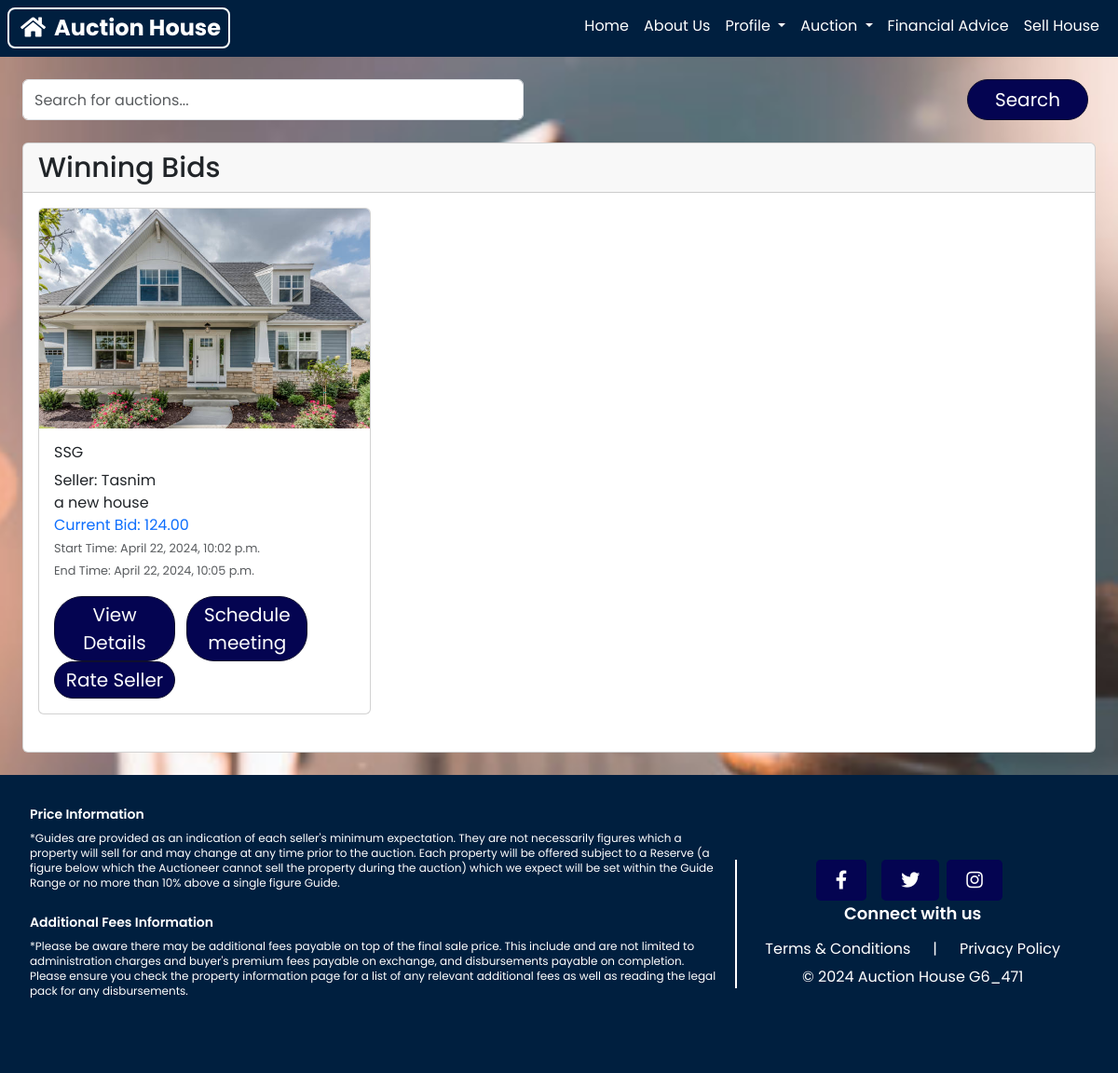
Page /winner_me/ (signed in) on the earlier database version.
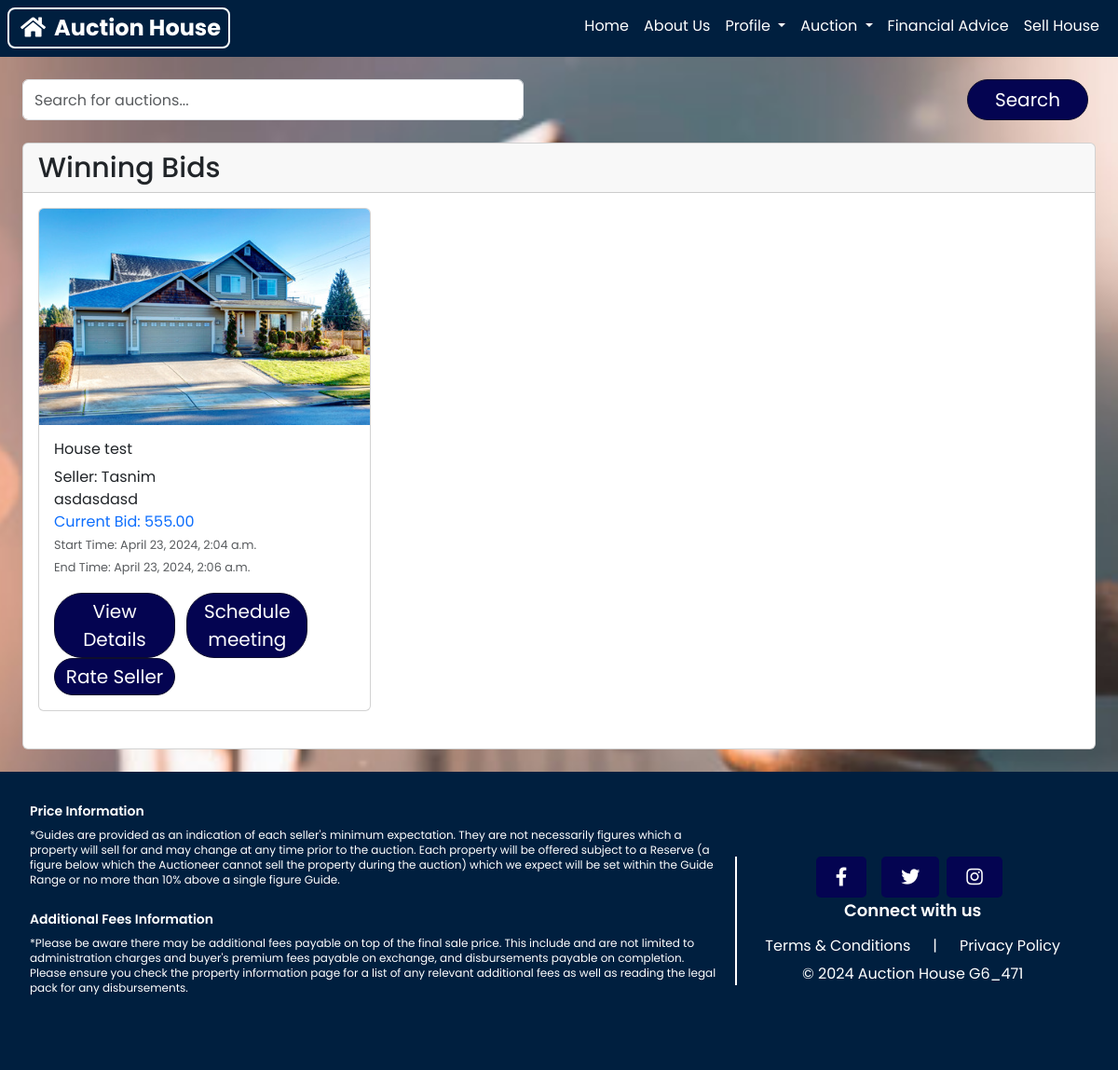
Same page on the later database version.
### website/models.py (models this page shows, shortened)
class AuctionItem(models.Model):
    title = models.CharField(max_length=255)
    description = models.TextField()
    address = models.CharField(max_length=255)
    start_price = models.DecimalField(max_digits=10, decimal_places=2)
    current_bid = models.DecimalField(max_digits=10, decimal_places=2, default=0.00)
    current_bid_by = models.ForeignKey(User, on_delete=models.CASCADE,null=True, blank=True, related_name='bids_made')
    created_by = models.ForeignKey(User, on_delete=models.CASCADE, related_name='auction_items_created')
    start_time = models.DateTimeField(blank=True, null=True)
    end_time = models.DateTimeField(blank=True, null=True)
    image = models.ImageField(upload_to='auction_item_images/', blank=True, null=True)
    winner = models.ForeignKey(User, on_delete=models.SET_NULL, blank=True, null=True, related_name='won_auctions')
    house_size = models.IntegerField(null=True, blank=True)
    floor_count = models.IntegerField(null=True, blank=True)
    house_type = models.CharField(max_length=15, choices=h_type, null=True, blank=True)
    APPROVAL_CHOICES = [
        ('pending', 'Pending'),
        ('approved', 'Approved'),
        ('rejected', 'Rejected'),
    ]
    approval_status = models.CharField(max_length=10, choices=APPROVAL_CHOICES, default='pending')

### website/views.py (the view)
# urls.py: path('winner_me/', views.winner_me, name='winner_me'),
def winner_me(request):
    current_time = timezone.now()
    past_auctions = AuctionItem.objects.filter(start_time__lt=current_time,end_time__lt=current_time,current_bid_by=request.user)
    return render(request, 'winner_me.html', {
        'past_auctions': past_auctions,
    })

### website/templates/winner_me.html
{% extends 'base.html' %}
{% block content %}
<div class="container mt-4">
    <div class="search-container text-center mb-4">
        <form action="{% url 'website:search_upcoming_auctions' %}" method="GET" class="form-inline">
            <input type="text" class="form-control" placeholder="Search for auctions..." name="query" required>
            <button type="submit" class="btn btn-primary">Search</button>
        </form>
    </div>
    <div class="card-deck">
        <div class="card">
            <div class="card-header">
                <h2>Winning Bids</h2>
            </div>
            <div class="card-body">
                <div class="row">
                    {% for auction in past_auctions %}
                    <div class="col-md-4 mb-4">
                        <div class="card">
                            {% if auction.image %}
                            <img src="{{ auction.image.url }}" alt="{{ auction.title }} Image" class="card-img-top">
                            {% endif %}
                            <div class="card-body">
                                <h3 class="card-title">{{ auction.title }}</h3>
                                <h10 class="card-text text-dark">Seller: {{ auction.created_by.username }}</h10><br>
                                <p class="card-text text-dark mb-0">{{ auction.description|truncatewords:15 }}</p>
                                <p class="card-text font-weight-bold text-primary mb-0">
                                    Current Bid: {{ auction.current_bid }}<br>
                                </p>
                                <p class="card-text mb-3">
                                    <small class="text-muted">
                                        Start Time: <span class="start-time">{{ auction.start_time }}</span><br>
                                        End Time: {{ auction.end_time }}
                                    </small>
                                </p>
                                <a href="{% url 'website:auction_detail' auction.id %}" class="btn btn-sm btn-primary">View Details</a>
                                <a href="{% url 'website:meeting' auction.id %}" class="btn btn-sm btn-primary">Schedule meeting</a>
                                <a href="{% url 'website:seller_rating' auction.id %}" class="btn btn-sm btn-primary">Rate Seller</a>
                            </div>
                        </div>
                    </div>
                    {% endfor %}
                </div>
            </div>
        </div>
    </div>
</div>
{% endblock %}

### templates/base.html (shortened to what this page needs)
<!DOCTYPE html>
<html lang="en">
<head>
  <link href="https://cdn.jsdelivr.net/npm/bootstrap@5.3.2/dist/css/bootstrap.min.css" rel="stylesheet"
>
  <link
      href="https://cdn.jsdelivr.net/npm/tailwindcss@2.2.19/dist/tailwind.min.css"
      rel="stylesheet"
    />
  <link
      href="https://cdnjs.cloudflare.com/ajax/libs/font-awesome/5.15.4/css/all.min.css"
      rel="stylesheet"
    />
  <link rel="stylesheet" href="https://cdnjs.cloudflare.com/ajax/libs/animate.css/4.1.1/animate.min.css">
  {% load static %}
  <link rel="stylesheet" href="{% static 'base.css' %}">
</head>
<body class="flex flex-col min-h-screen">
  <nav class="navbar navbar-expand-lg relative">
    <div class="flex justify-between  w-full ">
      <div class="flex-shrink-0 flex items-center absolute top-2 left-2">
        <a
          href="/"
          class="rounded-lg border-2 border-b-4 border-r-4 border-white px-2 py-1 text-2xl text-white font-bold hover:text-indigo-600"
        >
          <i class="fas fa-home mx-1"></i> Auction House
        </a>
      </div>
      <div class="container mx-auto ">
        <div class="collapse navbar-collapse" id="navbarNavDropdown">
        <ul class="navbar-nav ms-auto">
              <li class="nav-item">
                  <a class="nav-link" aria-current="page" href="{% url 'userProfile:home' %}">Home</a>
              </li>
              <li class="nav-item">
                  <a class="nav-link" href="{% url 'userProfile:aboutUs' %}">About Us</a>
              </li>
              {% if user.is_authenticated %}
                    <li class="nav-item dropdown">
                      <a class="nav-link dropdown-toggle" href="#" id="profileDropdown" role="button" data-bs-toggle="dropdown"
                          aria-haspopup="true" aria-expanded="false">
                          Profile
                      </a>
                  </li>
                  <li class="nav-item dropdown">
                      <a class="nav-link dropdown-toggle" href="#" id="auctionDropdown" role="button" data-bs-toggle="dropdown"
                          aria-haspopup="true" aria-expanded="false">
                          Auction
                      </a>
                  </li>
              <li class="nav-item">
                  <a class="nav-link" href="{% url 'website:advisors' %}">Financial Advice</a>
              </li>
              <li class="nav-item">
                  <a class="nav-link" href="{% url 'website:create_auction' %}">Sell House</a>
              </li>
              {% endif %}
          </ul>
        </div>
      </div>
    </div>
  </nav>
  <div class="flex-1 container">
    {% block content %}{% endblock %}
  </div>
  <footer style="background-color: #001f3f;" class="text-white mt-4">
      <div class="mx-auto py-8 px-8 flex flex-wrap justify-between items-start">
        <div class="w-full lg:w-2/3 pr-4 mb-4 lg:mb-0">
          <div class="mb-4">
            <h3 class="text-sm font-semibold mb-2">Price Information</h3>
            <p class="text-xs text-left mb-2">
              *Guides are provided as an indication of each seller's minimum
              expectation. They are not necessarily figures which a property
              will sell for and may change at any time prior to the auction.
              Each property will be offered subject to a Reserve (a figure below
              which the Auctioneer cannot sell the property during the auction)
              which we expect will be set within the Guide Range or no more than
              10% above a single figure Guide.
            </p>
          </div>
          <div class="mb-4">
            <h3 class="text-sm font-semibold mb-2">
              Additional Fees Information
            </h3>
            <p class="text-xs text-left mb-2">
              *Please be aware there may be additional fees payable on top of
              the final sale price. This include and are not limited to
              administration charges and buyer's premium fees payable on
              exchange, and disbursements payable on completion. Please ensure
              you check the property information page for a list of any relevant
              additional fees as well as reading the legal pack for any
              disbursements.
            </p>
          </div>
        </div>
        <div
          class="w-full my-auto lg:w-1/3 flex flex-col justify-center items-center border-white lg:border-l-2"
        >
          <div class="mb-1 flex flex-col justify-center items-center">
            <div class="flex justify-center lg:justify-end">
              <a
                title="FB"
                href="#"
                target="_blank"
                rel="noopener noreferrer"
                class="btn btn-outline-white mr-2"
              >
                <i class="fab fa-facebook-f mx-2"></i>
              </a>
              <a
                title="Twit"
                href="#"
                target="_blank"
                rel="noopener noreferrer"
                class="btn btn-outline-white mx-2"
              >
                <i class="fab fa-twitter mx-2"></i>
              </a>
              <a
                title="Insta"
                href="#"
                target="_blank"
                rel="noopener noreferrer"
                class="btn btn-outline-white mr-2"
              >
                <i class="fab fa-instagram mx-2"></i>
              </a>
            </div>
            <h3 class="text-lg font-semibold mb-2 text-center lg:text-left">
              Connect with us
            </h3>
          </div>
          <div class="mb-1">
            <div class="flex justify-center lg:justify-end">
              <a
                href="/"
                class="mx-4 text-white hover:text-gray-200 border-b-2 border-transparent hover:border-white"
              >
                Terms & Conditions
              </a>
              <p>|</p>
              <a
                href="/"
                class="mx-4 text-white hover:text-gray-200 border-b-2 border-transparent hover:border-white"
              >
                Privacy Policy
              </a>
            </div>
          </div>
          <div class="text-center lg:text-right">
            <p>&copy; 2024 Auction House G6_471</p>
          </div>
        </div>
      </div>
  </footer>
</body>
</html>

### static/base.css (style rules this page uses)
body { font-family: Arial, sans-serif; background-image: url("bg5.jpg"); background-size: cover; background-position: center; background-repeat: no-repeat; min-height: 250vh; }
* { font-family: "Poppins", sans-serif; box-sizing: border-box; }
.container { max-width: 1200px; margin: 0 auto; }
.navbar { background-color: #001f3f; }
.navbar-brand, .navbar-nav .nav-link { color: #ffffff; }
.container h2 { font-weight: 500; font-display: flex; font-size: 30px; }
.container p { color: white; margin-bottom: 50px; }
.btn { font-size: 20px; color: #fff; background-color: rgb(4, 4, 81); text-decoration: none; border-radius: 5px; transition: all 0.3s ease; }
.btn-primary { width: 130px; border-color: #0f0f2d; border-radius: 30px; margin-right: 8px; }
ul { padding: 0; margin: 0; }
ul li { margin-bottom: 5px; color: white; }
form button { margin-left: calc(50% - 100px); width: 200px; }
.search-container { display: flex; justify-content: center; }
.search-container .form-inline { display: flex; flex-grow: 1; }
.search-container .form-inline .form-control { flex: 1; width: 100%; height: 100%; display: flex; align-items: center; position: relative; }

Differences in the rows shown:
no longer on this page (row edited): AuctionItem: image (picture), title "SSG", created_by.username "Tasnim", description "a new house", current_bid "124.00", start_time "April 22, 2024, 10:02 p.m.", end_time "April 22, 2024, 10:05 p.m."
added AuctionItem: image (picture), title "House test", created_by.username "Tasnim", description "asdasdasd", current_bid "555.00", start_time "April 23, 2024, 2:04 a.m.", end_time "April 23, 2024, 2:06 a.m."
